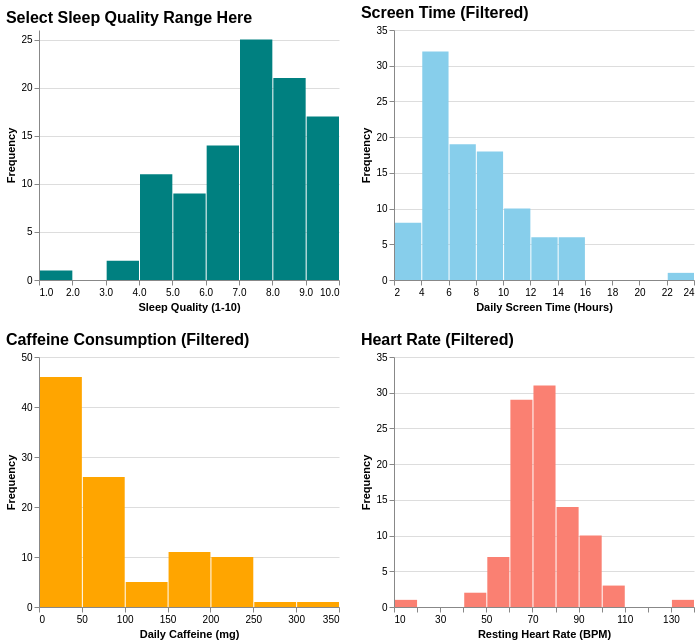

Here is the notebook cell this chart was saved with:
### Code cell
# create the selection brush
# 'encodings=["x"]' to drag left-to-right to select a range
brush = alt.selection_interval(encodings=['x'])

# so i want the sleep quality to be the controller of all other graphs
base = alt.Chart(df).mark_bar().encode(
    y=alt.Y('count()', title='Frequency')
).properties(
    width=300,
    height=250
)

# --- Sleep Quality (THE CONTROLLER) ---
# This is the chart where the user selects the range
sleep_chart = base.encode(
    x=alt.X('Sleep Quality:Q', bin=alt.Bin(step=1), title='Sleep Quality (1-10)'),
    color=alt.condition(brush, alt.value('teal'), alt.value('lightgray'))
).add_params(
    brush 
).properties(
    title='Select Sleep Quality Range Here'
)

# --- Screen Time (LISTENER) ---
screen_chart = base.encode(
    x=alt.X('Screen Time:Q', bin=alt.Bin(maxbins=15), title='Daily Screen Time (Hours)'),
    color=alt.value('skyblue')
).transform_filter(
    brush 
).properties(
    title='Screen Time (Filtered)'
)

# --- Caffeine (LISTENER) ---
caffeine_chart = base.encode(
    x=alt.X('Caffeine:Q', bin=alt.Bin(maxbins=15), title='Daily Caffeine (mg)'),
    color=alt.value('orange')
).transform_filter(
    brush
).properties(
    title='Caffeine Consumption (Filtered)'
)

# --- Heart Rate (LISTENER) ---
heart_chart = base.encode(
    x=alt.X('Heart Rate:Q', bin=alt.Bin(maxbins=15), title='Resting Heart Rate (BPM)'),
    color=alt.value('salmon')
).transform_filter(
    brush
).properties(
    title='Heart Rate (Filtered)'
)

# Combine ALL charts 
interactive_lifestyle_dashboard = (sleep_chart | screen_chart) & (caffeine_chart | heart_chart)

interactive_lifestyle_dashboard = interactive_lifestyle_dashboard.configure_view(
    stroke=None
).configure_title(
    fontSize=16,
    anchor='start'
)
